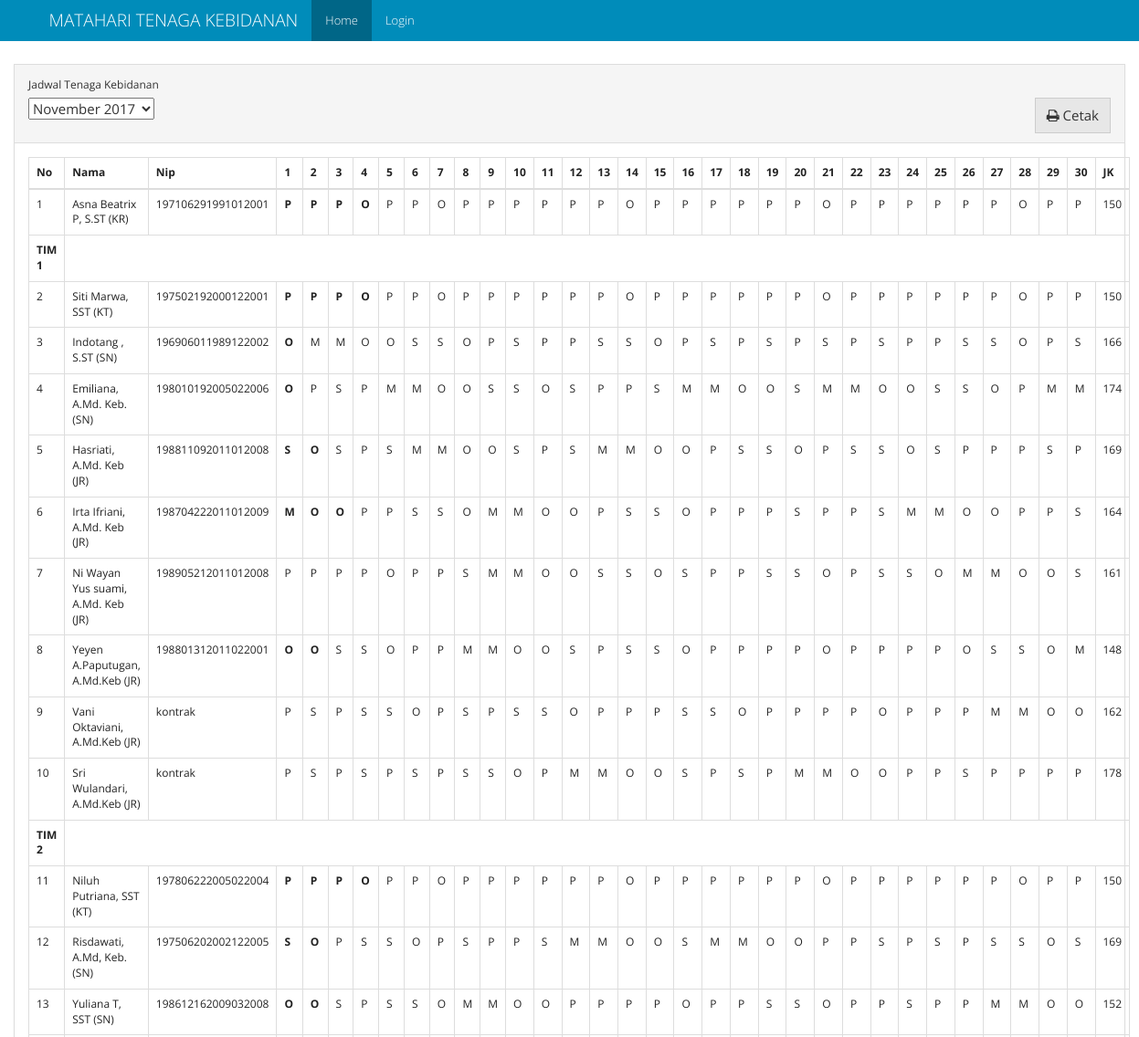
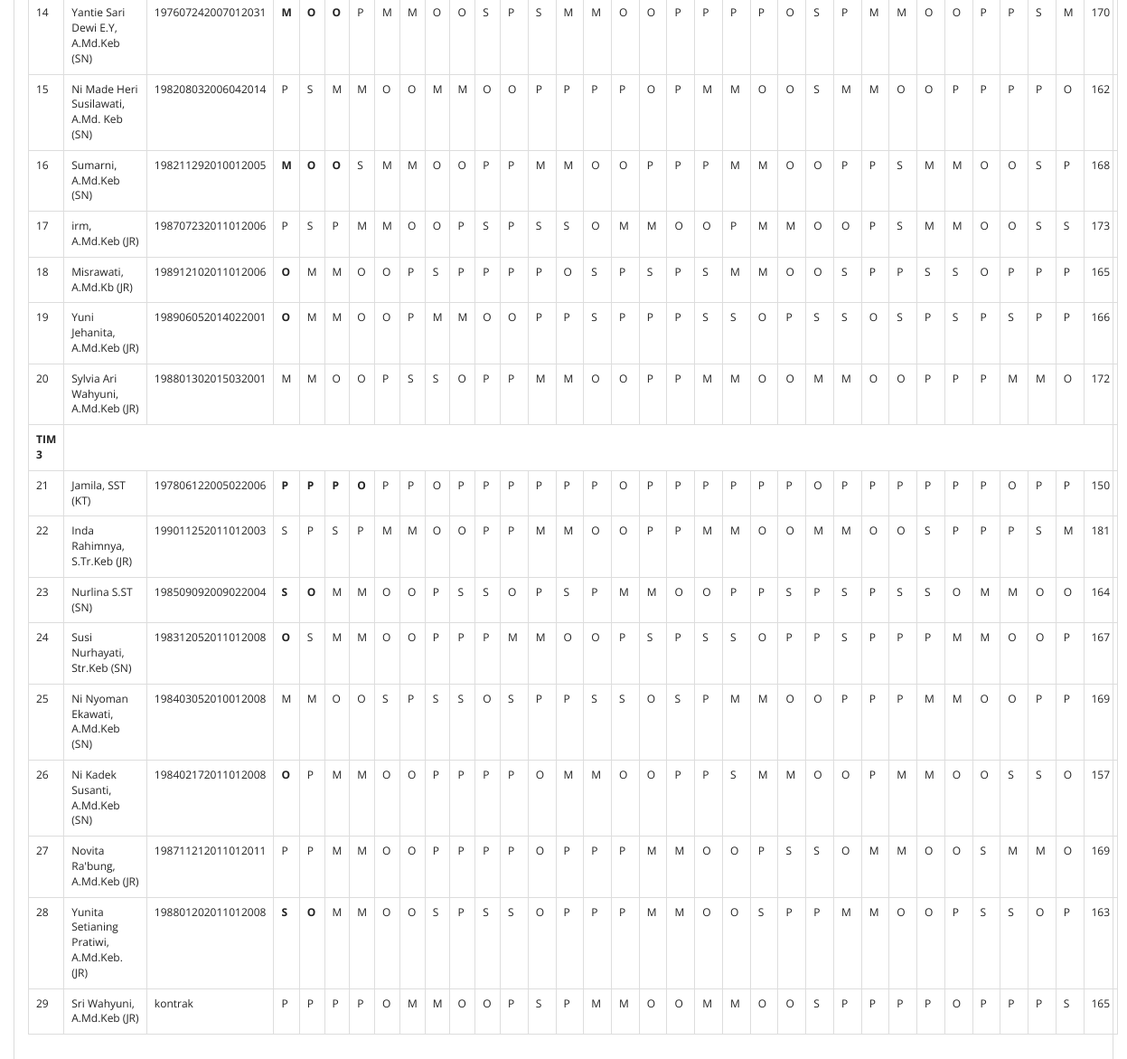
The page / on the database its author committed (2 pictures, top to bottom).
### models.py (models this page shows, shortened)
class Schedules(db.Model):
    id = db.Column(db.Integer, primary_key=True)
    periode_id = db.Column(db.Integer, db.ForeignKey("periode.id"), nullable=False)
    bidan_id = db.Column(db.Integer, db.ForeignKey("bidan.id", ondelete='SET NULL'), nullable=True)
    shift = db.Column(db.Text, default="", nullable=True)
    rest_shift = db.Column(db.Text, default="CLEAR", nullable=True)
    name = db.Column(db.String(50), nullable=True)
    nip = db.Column(db.String(20), nullable=True)
    officer = db.Column(db.String(20), nullable=True)
    tim = db.Column(db.String(10), nullable=True)

### views.py (the view)
@app.route("/", methods=['GET', 'POST'])
def homepage():
    table_query = Schedules.query \
        .join(Periode) \
        .add_columns(Schedules.id.label("schedule_id"), Schedules.officer, Schedules.nip, Schedules.name, Schedules.shift, Schedules.rest_shift, Schedules.tim, Periode.id, Periode.periode)
    table_periode = table_query.order_by(Periode.periode.desc()).group_by(Periode.periode).all()
    list_periode = []
    for periode in table_periode:
        pr = {}
        pr["id"] = periode.periode.strftime("%Y-%m-%d")
        pr["periode"] = periode.periode.strftime("%B %Y")
        list_periode.append(pr)
    if request.method == 'POST':
        periode_periode = request.form["select-periode"]
    else:
        periode_periode = list_periode[0]["id"]
    periode_split = periode_periode.split("-")
    periode_date = datetime.date(int(periode_split[0]), int(periode_split[1]), 1)
    days = calendar.monthrange(periode_date.year, periode_date.month)[1]
    kt = [shift_list(table_query.filter((Schedules.officer == "KT") & (Schedules.tim == "tim1")).filter(Periode.periode == periode_date).all()),
          shift_list(table_query.filter((Schedules.officer == "KT") & (Schedules.tim == "tim2")).filter(Periode.periode == periode_date).all()),
          shift_list(table_query.filter((Schedules.officer == "KT") & (Schedules.tim == "tim3")).filter(Periode.periode == periode_date).all())]
    tim = [shift_list(table_query.filter((Schedules.tim == "tim1") & (Schedules.officer != "KT")).filter(Periode.periode == periode_date).order_by(Schedules.bidan_id.asc()).all()),
           shift_list(table_query.filter((Schedules.tim == "tim2") & (Schedules.officer != "KT")).filter(Periode.periode == periode_date).order_by(Schedules.bidan_id.asc()).all()),
           shift_list(table_query.filter((Schedules.tim == "tim3") & (Schedules.officer != "KT")).filter(Periode.periode == periode_date).order_by(Schedules.bidan_id.asc()).all())]
    periode_schedule = {"kr": shift_list(table_query.filter(Schedules.officer == "KR").filter(Periode.periode == periode_date).all()),
                        "kt": kt, "tim": tim}
    return render_template('home.html', periode=list_periode, table=periode_schedule, periode_value=periode_periode, days=days)

### app.py (called while the page is built)
@app.before_request
def _before_request():
    g.user = current_user

### views.py (called while the page is built)
def shift_list(obj):
    new_obj = []
    for result in obj:
        temp_obj = {}
        temp_obj["id"] = result.id
        temp_obj["name"] = result.name
        temp_obj["officer"] = result.officer
        temp_obj["tim"] = result.tim
        temp_obj["nip"] = result.nip
        shift = ''.join(result.shift.split())
        if shift != "" and shift != "CLEAR":
            temp_obj["shift"] = result.shift.split(",")
        else:
            temp_obj["shift"] = None
        rest_shift = ''.join(result.rest_shift.split())
        if rest_shift != "" and rest_shift != "CLEAR":
            temp_obj["rest_shift"] = result.rest_shift.split(",")
        else:
            temp_obj["rest_shift"] = None
        temp_obj['total_jam_kerja'] = get_hours_total(temp_obj)
        temp_obj["schedule_id"] = result.schedule_id
        new_obj.append(temp_obj)
    return new_obj

### templates/home.html (shortened to what this page needs)
{% extends "base.html" %}
{% from "macro/shift_element.html" import shift_element %}
{% block class_container %}container-fluid{% endblock %}
{% block nav_home %} active {% endblock %}
{%  block content %}
<div class="panel panel-default">
		  <div class="panel-heading">
		  	  <div class="form-group">
		    <label for="select-periode">Jadwal Tenaga Kebidanan</label>
				  <form action="/" id="form-periode" class="form form-inline" method="post">
					  <select  name="select-periode" id="select-periode">
						{% for pr in periode %}
							<option value="{{pr['id']}}">{{pr['periode']}}</option>
						{% endfor %}
					  </select>
                      <button id="cetak-jadwal" class="btn btn-default pull-right"> <i class="fa fa-print" aria-hidden="true"></i>  Cetak</button>
				  </form>
		  </div>
		  </div>
		  <div class="panel-body">
                <table class="table table-bordered table-responsive">
                  <thead>
                    <tr>
                      <th>No</th>
                      <th>Nama</th>
                      <th>Nip</th>
                      {% for i in range(days) %}
                        <th>{{loop.index}}</th>
                      {% endfor %}
                        <th>JK</th>
                    </tr>
                  </thead>
                  <tbody>
                    <tr>
                      <td class="table-number">-</td>
                      {% for table in table['kr'] %}
                          <td>{{ table.name }} ({{table.officer}})</td>
                          <td>{{ table.nip|default('<unknown>', True) }}</td>
                          {{ shift_element(table,days) }}
                        <td>{{ table.total_jam_kerja}}</td>
                      {% endfor %}
                    </tr>
                    {% for i in range(0, (table['kt']) | length) %}
                        <tr>
                          <td><strong>TIM {{ loop.index }}</strong></td>
                        </tr>
                        <tr>
                          <td class="table-number">-</td>
                          {% for table in table['kt'][i] %}
                              <td>{{ table.name }} ({{table.officer}})</td>
                              <td>{{ table.nip|default('<unknown>', True) }}</td>
                              {{ shift_element(table,days) }}
                            <td>{{ table.total_jam_kerja}}</td>
                          {% endfor %}
                        </tr>
                        {% for table in table['tim'][i] %}
                          <tr>
                              <td class="table-number">-</td>
                              <td>{{ table.name }} ({{table.officer}})</td>
                              <td>{{ table.nip|default('<unknown>', True) }}</td>
                              {{ shift_element(table,days) }}
                              <td>{{ table.total_jam_kerja}}</td>
                          </tr>
                        {% endfor %}
                    {% endfor %}
                  </tbody>
                </table>
		  </div>
		</div>
{% endblock %}

### templates/base.html (shortened to what this page needs)
<!DOCTYPE html>
<html lang="en">
<head>
    <link rel="stylesheet" href="{{ url_for('static', filename='css/bootstrap.min.css')}}">
    <link rel="stylesheet" href="{{ url_for('static', filename='css/font-awesome.css')}}">
</head>
<body>
<nav class="navbar navbar-inverse navbar-fixed-top">
    <div class="container">
        <div class="navbar-header">
            <a class="navbar-brand" href="#">{% block branding %}MATAHARI TENAGA KEBIDANAN{% endblock %}</a>
        </div>
        <div id="navbar" class="collapse navbar-collapse">
            <ul class="nav navbar-nav">
                <li class="{% block nav_home %}{% endblock %}"><a href="{{ url_for('homepage') }}">Home</a></li>
                {% if g.user.is_authenticated %}
                    <li class="{% block nav_penjadwalan %}{% endblock %}"><a href="{{ url_for('penjadwalan') }}">Penjadwalan</a></li>
                    <li class="{% block nav_setting %}{% endblock %}"><a href="{{ url_for('setting') }}">Pengaturan Proses</a></li>
                    <li class=""><a href="/admin/">Admin</a></li>
                    <li><a href="{{ url_for('logout') }}">Logout</a></li>
                {% else %}
                    <li class="{% block nav_login %}{% endblock %}"><a href="{{ url_for('login') }}">Login</a></li>
                {% endif %}
            </ul>
        </div>
    </div>
</nav>
<div class="{% block class_container %}container{% endblock %}" style="margin-top: 70px;">
    {% block content %}
    {% endblock %}
</div>
</body>
</html>

### templates/macro/shift_element.html
{% macro shift_element(table,days) %}
  {% if table.rest_shift %}
    {% for i in range(days) %}
        {% if table.rest_shift[i] != '-' %}
            <td><strong>{{ table.rest_shift[i] }}</strong></td>
        {% else %}
            {% if table.shift %}
                <td>{{ table.shift[i] }}</td>
            {% else %}
                <td><strong>-</strong></td>
            {% endif %}
        {% endif %}
    {% endfor %}
  {% elif table.shift %}
    {% for i in range(days) %}
        <td>{{ table.shift[i] }}</td>
    {% endfor %}
  {% else %}
    {% for i in range(days) %}
        <td>-</td>
    {% endfor %}
  {% endif %}
{% endmacro %}

### rows shown on the page
Schedules: name "Asna Beatrix P, S.ST", officer "KR", nip "197106291991012001", rest_shift "P" "P" "P" "O", shift "P" "P" "O" "P" "P" "P" "P" "P" "P" "O" "P" "P" "P" "P" "P" "P" "O" "P" "P" "P" "P" "P" "P" "O" "P" "P", total_jam_kerja "150"
Schedules: name "Siti Marwa, SST", officer "KT", nip "197502192000122001", rest_shift "P" "P" "P" "O", shift "P" "P" "O" "P" "P" "P" "P" "P" "P" "O" "P" "P" "P" "P" "P" "P" "O" "P" "P" "P" "P" "P" "P" "O" "P" "P", total_jam_kerja "150"
Schedules: name "Indotang , S.ST", officer "SN", nip "196906011989122002", rest_shift "O", shift "M" "M" "O" "O" "S" "S" "O" "P" "S" "P" "P" "S" "S" "O" "P" "S" "P" "S" "P" "S" "P" "S" "P" "P" "S" "S" "O" "P" "S", total_jam_kerja "166"
Schedules: name "Emiliana, A.Md. Keb.", officer "SN", nip "198010192005022006", rest_shift "O", shift "P" "S" "P" "M" "M" "O" "O" "S" "S" "O" "S" "P" "P" "S" "M" "M" "O" "O" "S" "M" "M" "O" "O" "S" "S" "O" "P" "M" "M", total_jam_kerja "174"
Schedules: name "Hasriati, A.Md. Keb", officer "JR", nip "198811092011012008", rest_shift "S" "O", shift "S" "P" "S" "M" "M" "O" "O" "S" "P" "S" "M" "M" "O" "O" "P" "S" "S" "O" "P" "S" "S" "O" "S" "P" "P" "P" "S" "P", total_jam_kerja "169"
Schedules: name "Irta Ifriani, A.Md. Keb", officer "JR", nip "198704222011012009", rest_shift "M" "O" "O", shift "P" "P" "S" "S" "O" "M" "M" "O" "O" "P" "S" "S" "O" "P" "P" "P" "S" "P" "P" "S" "M" "M" "O" "O" "P" "P" "S", total_jam_kerja "164"
Schedules: name "Ni Wayan Yus suami, A.Md. Keb", officer "JR", nip "198905212011012008", shift "P" "P" "P" "P" "O" "P" "P" "S" "M" "M" "O" "O" "S" "S" "O" "S" "P" "P" "S" "S" "O" "P" "S" "S" "O" "M" "M" "O" "O" "S", total_jam_kerja "161"
Schedules: name "Yeyen A.Paputugan, A.Md.Keb", officer "JR", nip "198801312011022001", rest_shift "O" "O", shift "S" "S" "O" "P" "P" "M" "M" "O" "O" "S" "P" "S" "S" "O" "P" "P" "P" "P" "O" "P" "P" "P" "P" "O" "S" "S" "O" "M", total_jam_kerja "148"
Schedules: name "Vani Oktaviani, A.Md.Keb", officer "JR", nip "kontrak", shift "P" "S" "P" "S" "S" "O" "P" "S" "P" "S" "S" "O" "P" "P" "P" "S" "S" "O" "P" "P" "P" "P" "O" "P" "P" "P" "M" "M" "O" "O", total_jam_kerja "162"
Schedules: name "Sri Wulandari, A.Md.Keb", officer "JR", nip "kontrak", shift "P" "S" "P" "S" "P" "S" "P" "S" "S" "O" "P" "M" "M" "O" "O" "S" "P" "S" "P" "M" "M" "O" "O" "P" "P" "S" "P" "P" "P" "P", total_jam_kerja "178"
Schedules: name "Niluh Putriana, SST", officer "KT", nip "197806222005022004", rest_shift "P" "P" "P" "O", shift "P" "P" "O" "P" "P" "P" "P" "P" "P" "O" "P" "P" "P" "P" "P" "P" "O" "P" "P" "P" "P" "P" "P" "O" "P" "P", total_jam_kerja "150"
Schedules: name "Risdawati, A.Md, Keb.", officer "SN", nip "197506202002122005", rest_shift "S" "O", shift "P" "S" "S" "O" "P" "S" "P" "P" "S" "M" "M" "O" "O" "S" "M" "M" "O" "O" "P" "P" "S" "P" "S" "P" "S" "S" "O" "S", total_jam_kerja "169"
Schedules: name "Yuliana T, SST", officer "SN", nip "198612162009032008", rest_shift "O" "O", shift "S" "P" "S" "S" "O" "M" "M" "O" "O" "P" "P" "P" "P" "O" "P" "P" "S" "S" "O" "P" "P" "S" "P" "P" "M" "M" "O" "O", total_jam_kerja "152"
Schedules: name "Yantie Sari Dewi E.Y, A.Md.Keb", officer "SN", nip "197607242007012031", rest_shift "M" "O" "O", shift "P" "M" "M" "O" "O" "S" "P" "S" "M" "M" "O" "O" "P" "P" "P" "P" "O" "S" "P" "M" "M" "O" "O" "P" "P" "S" "M", total_jam_kerja "170"
Schedules: name "Ni Made Heri Susilawati, A.Md. Keb", officer "SN", nip "198208032006042014", shift "P" "S" "M" "M" "O" "O" "M" "M" "O" "O" "P" "P" "P" "P" "O" "P" "M" "M" "O" "O" "S" "M" "M" "O" "O" "P" "P" "P" "P" "O", total_jam_kerja "162"
Schedules: name "Sumarni, A.Md.Keb", officer "SN", nip "198211292010012005", rest_shift "M" "O" "O", shift "S" "M" "M" "O" "O" "P" "P" "M" "M" "O" "O" "P" "P" "P" "M" "M" "O" "O" "P" "P" "S" "M" "M" "O" "O" "S" "P", total_jam_kerja "168"
Schedules: name "irm, A.Md.Keb", officer "JR", nip "198707232011012006", shift "P" "S" "P" "M" "M" "O" "O" "P" "S" "P" "S" "S" "O" "M" "M" "O" "O" "P" "M" "M" "O" "O" "P" "S" "M" "M" "O" "O" "S" "S", total_jam_kerja "173"
Schedules: name "Misrawati, A.Md.Kb", officer "JR", nip "198912102011012006", rest_shift "O", shift "M" "M" "O" "O" "P" "S" "P" "P" "P" "P" "O" "S" "P" "S" "P" "S" "M" "M" "O" "O" "S" "P" "P" "S" "S" "O" "P" "P" "P", total_jam_kerja "165"
Schedules: name "Yuni Jehanita, A.Md.Keb", officer "JR", nip "198906052014022001", rest_shift "O", shift "M" "M" "O" "O" "P" "M" "M" "O" "O" "P" "P" "S" "P" "P" "P" "S" "S" "O" "P" "S" "S" "O" "S" "P" "S" "P" "S" "P" "P", total_jam_kerja "166"
Schedules: name "Sylvia Ari Wahyuni, A.Md.Keb", officer "JR", nip "198801302015032001", shift "M" "M" "O" "O" "P" "S" "S" "O" "P" "P" "M" "M" "O" "O" "P" "P" "M" "M" "O" "O" "M" "M" "O" "O" "P" "P" "P" "M" "M" "O", total_jam_kerja "172"
Schedules: name "Jamila, SST", officer "KT", nip "197806122005022006", rest_shift "P" "P" "P" "O", shift "P" "P" "O" "P" "P" "P" "P" "P" "P" "O" "P" "P" "P" "P" "P" "P" "O" "P" "P" "P" "P" "P" "P" "O" "P" "P", total_jam_kerja "150"
Schedules: name "Inda Rahimnya, S.Tr.Keb", officer "JR", nip "199011252011012003", shift "S" "P" "S" "P" "M" "M" "O" "O" "P" "P" "M" "M" "O" "O" "P" "P" "M" "M" "O" "O" "M" "M" "O" "O" "S" "P" "P" "P" "S" "M", total_jam_kerja "181"
Schedules: name "Nurlina S.ST", officer "SN", nip "198509092009022004", rest_shift "S" "O", shift "M" "M" "O" "O" "P" "S" "S" "O" "P" "S" "P" "M" "M" "O" "O" "P" "P" "S" "P" "S" "P" "S" "S" "O" "M" "M" "O" "O", total_jam_kerja "164"
Schedules: name "Susi Nurhayati, Str.Keb", officer "SN", nip "198312052011012008", rest_shift "O", shift "S" "M" "M" "O" "O" "P" "P" "P" "M" "M" "O" "O" "P" "S" "P" "S" "S" "O" "P" "P" "S" "P" "P" "P" "M" "M" "O" "O" "P", total_jam_kerja "167"
Schedules: name "Ni Nyoman Ekawati, A.Md.Keb", officer "SN", nip "198403052010012008", shift "M" "M" "O" "O" "S" "P" "S" "S" "O" "S" "P" "P" "S" "S" "O" "S" "P" "M" "M" "O" "O" "P" "P" "P" "M" "M" "O" "O" "P" "P", total_jam_kerja "169"
Schedules: name "Ni Kadek Susanti, A.Md.Keb", officer "SN", nip "198402172011012008", rest_shift "O", shift "P" "M" "M" "O" "O" "P" "P" "P" "P" "O" "M" "M" "O" "O" "P" "P" "S" "M" "M" "O" "O" "P" "M" "M" "O" "O" "S" "S" "O", total_jam_kerja "157"
Schedules: name "Novita Ra'bung, A.Md.Keb", officer "JR", nip "198711212011012011", shift "P" "P" "M" "M" "O" "O" "P" "P" "P" "P" "O" "P" "P" "P" "M" "M" "O" "O" "P" "S" "S" "O" "M" "M" "O" "O" "S" "M" "M" "O", total_jam_kerja "169"
Schedules: name "Yunita Setianing Pratiwi, A.Md.Keb.", officer "JR", nip "198801202011012008", rest_shift "S" "O", shift "M" "M" "O" "O" "S" "P" "S" "S" "O" "P" "P" "P" "M" "M" "O" "O" "S" "P" "P" "M" "M" "O" "O" "P" "S" "S" "O" "P", total_jam_kerja "163"
Schedules: name "Sri Wahyuni, A.Md.Keb", officer "JR", nip "kontrak", shift "P" "P" "P" "P" "O" "M" "M" "O" "O" "P" "S" "P" "M" "M" "O" "O" "M" "M" "O" "O" "S" "P" "P" "P" "P" "O" "P" "P" "P" "S", total_jam_kerja "165"

### other values the page prints
form field select-periode "November 2017"
